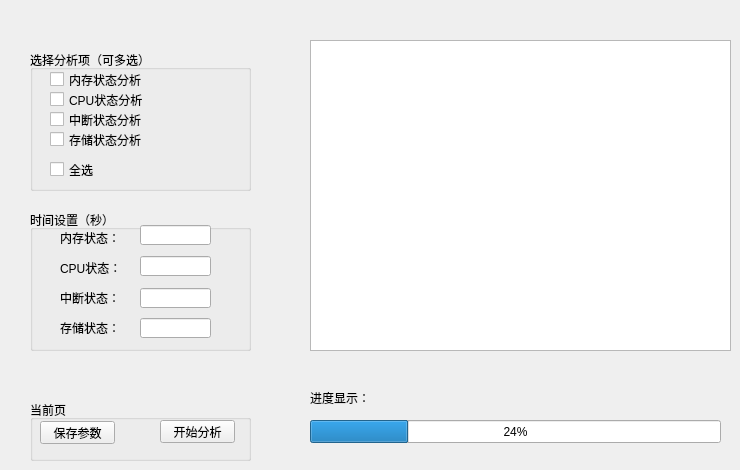
    <widget class="QWidget" name="tab_Run">
     <attribute name="title">
      <string>运行状态</string>
     </attribute>
     <widget class="QTextBrowser" name="textBrowser_Run">
      <property name="geometry">
       <rect>
        <x>310</x>
        <y>40</y>
        <width>421</width>
        <height>311</height>
       </rect>
      </property>
     </widget>
     <widget class="QLabel" name="label_7">
      <property name="geometry">
       <rect>
        <x>310</x>
        <y>390</y>
        <width>72</width>
        <height>15</height>
       </rect>
      </property>
      <property name="text">
       <string>进度显示：</string>
      </property>
     </widget>
     <widget class="QProgressBar" name="progressBar_Run">
      <property name="geometry">
       <rect>
        <x>310</x>
        <y>420</y>
        <width>411</width>
        <height>23</height>
       </rect>
      </property>
      <property name="value">
       <number>24</number>
      </property>
     </widget>
     <widget class="QGroupBox" name="groupBox_RunSet">
      <property name="geometry">
       <rect>
        <x>30</x>
        <y>400</y>
        <width>221</width>
        <height>61</height>
       </rect>
      </property>
      <property name="title">
       <string>当前页</string>
      </property>
      <widget class="QPushButton" name="pushButton_RunSave">
       <property name="geometry">
        <rect>
         <x>10</x>
         <y>21</y>
         <width>75</width>
         <height>23</height>
        </rect>
       </property>
       <property name="text">
        <string>保存参数</string>
       </property>
      </widget>
      <widget class="QPushButton" name="pushButton_RunStart">
       <property name="geometry">
        <rect>
         <x>130</x>
         <y>20</y>
         <width>75</width>
         <height>23</height>
        </rect>
       </property>
       <property name="text">
        <string>开始分析</string>
       </property>
      </widget>
     </widget>
     <widget class="QGroupBox" name="groupBox_RunItem">
      <property name="geometry">
       <rect>
        <x>30</x>
        <y>50</y>
        <width>221</width>
        <height>141</height>
       </rect>
      </property>
      <property name="title">
       <string>选择分析项（可多选）</string>
      </property>
      <widget class="QCheckBox" name="checkBox_Mem">
       <property name="geometry">
        <rect>
         <x>20</x>
         <y>20</y>
         <width>131</width>
         <height>19</height>
        </rect>
       </property>
       <property name="text">
        <string>内存状态分析</string>
       </property>
      </widget>
      <widget class="QCheckBox" name="checkBox_Cpu">
       <property name="geometry">
        <rect>
         <x>20</x>
         <y>40</y>
         <width>131</width>
         <height>19</height>
        </rect>
       </property>
       <property name="text">
        <string>CPU状态分析</string>
       </property>
      </widget>
      <widget class="QCheckBox" name="checkBox_Interrupt">
       <property name="geometry">
        <rect>
         <x>20</x>
         <y>60</y>
         <width>131</width>
         <height>19</height>
        </rect>
       </property>
       <property name="text">
        <string>中断状态分析</string>
       </property>
      </widget>
      <widget class="QCheckBox" name="checkBox_RunAll">
       <property name="geometry">
        <rect>
         <x>20</x>
         <y>110</y>
         <width>131</width>
         <height>19</height>
        </rect>
       </property>
       <property name="text">
        <string>全选</string>
       </property>
      </widget>
      <widget class="QCheckBox" name="checkBox_Storage">
       <property name="geometry">
        <rect>
         <x>20</x>
         <y>80</y>
         <width>131</width>
         <height>19</height>
        </rect>
       </property>
       <property name="text">
        <string>存储状态分析</string>
       </property>
      </widget>
     </widget>
     <widget class="QGroupBox" name="groupBox_RunTime">
      <property name="geometry">
       <rect>
        <x>30</x>
        <y>210</y>
        <width>221</width>
        <height>141</height>
       </rect>
      </property>
      <property name="title">
       <string>时间设置（秒）</string>
      </property>
      <widget class="QLineEdit" name="lineEdit_RunMem">
       <property name="geometry">
        <rect>
         <x>110</x>
         <y>15</y>
         <width>71</width>
         <height>20</height>
        </rect>
       </property>
      </widget>
      <widget class="QLabel" name="label_8">
       <property name="geometry">
        <rect>
         <x>30</x>
         <y>20</y>
         <width>81</width>
         <height>16</height>
        </rect>
       </property>
       <property name="text">
        <string>内存状态：</string>
       </property>
      </widget>
      <widget class="QLabel" name="label_9">
       <property name="geometry">
        <rect>
         <x>30</x>
         <y>50</y>
         <width>81</width>
         <height>16</height>
        </rect>
       </property>
       <property name="text">
        <string>CPU状态：</string>
       </property>
      </widget>
      <widget class="QLabel" name="label_10">
       <property name="geometry">
        <rect>
         <x>30</x>
         <y>80</y>
         <width>81</width>
         <height>16</height>
        </rect>
       </property>
       <property name="text">
        <string>中断状态：</string>
       </property>
      </widget>
      <widget class="QLabel" name="label_11">
       <property name="geometry">
        <rect>
         <x>30</x>
         <y>110</y>
         <width>81</width>
         <height>16</height>
        </rect>
       </property>
       <property name="text">
        <string>存储状态：</string>
       </property>
      </widget>
      <widget class="QLineEdit" name="lineEdit_RunCpu">
       <property name="geometry">
        <rect>
         <x>110</x>
         <y>46</y>
         <width>71</width>
         <height>20</height>
        </rect>
       </property>
      </widget>
      <widget class="QLineEdit" name="lineEdit_RunInterrupt">
       <property name="geometry">
        <rect>
         <x>110</x>
         <y>78</y>
         <width>71</width>
         <height>20</height>
        </rect>
       </property>
      </widget>
      <widget class="QLineEdit" name="lineEdit_RunStorage">
       <property name="geometry">
        <rect>
         <x>110</x>
         <y>108</y>
         <width>71</width>
         <height>20</height>
        </rect>
       </property>
      </widget>
     </widget>
    </widget>
